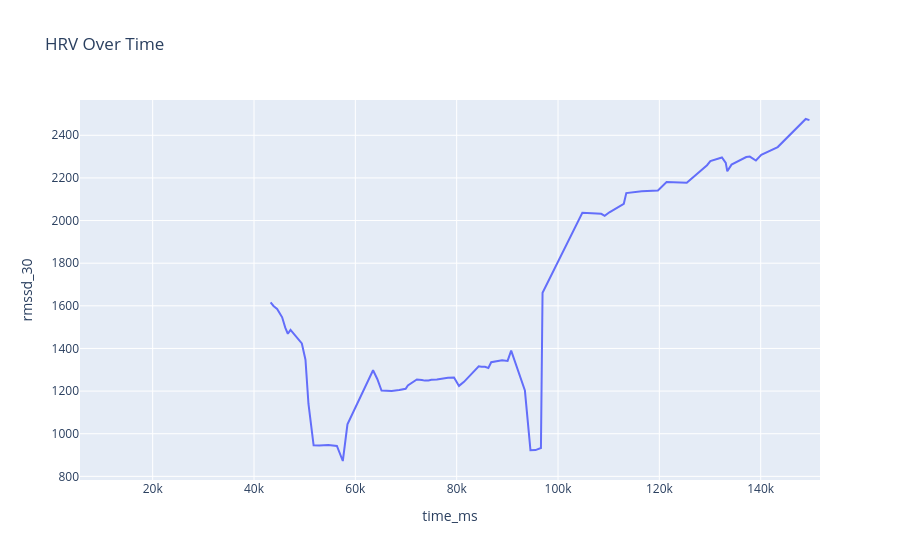

Write notebook code for a chart like this one.
### Code cell
rr_diff = np.diff(hrv_df["rr_ms"])

hrv_df["rmssd_30"] = (
    pd.Series(rr_diff**2)
    .rolling(30)
    .mean()
    .pow(0.5)
)

px.line(
    hrv_df.iloc[1:],
    x="time_ms",
    y="rmssd_30",
    title="HRV Over Time"
)
